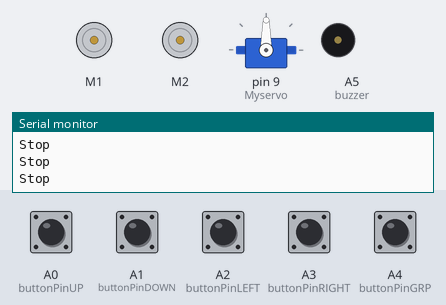
Recording of a sketch running on a simulated Arduino Uno, built with avr-gcc and run on an emulated ATmega328P. Parts: 2 × DC motor (green arrow = forward, orange = backward, longer = faster), servo, buzzer (waves = sounding, pin HIGH), the last lines printed to the serial monitor. Inputs (shaded band) come from the test bench; at power-on: A0 (buttonPinUP), A1 (buttonPinDOWN), A2 (buttonPinLEFT), A3 (buttonPinRIGHT), A4 (buttonPinGRP) HIGH.

Above: at 1.2 s.
1.3 s: A4 (buttonPinGRP) pulled LOW for 1 s
At 2.6 s:
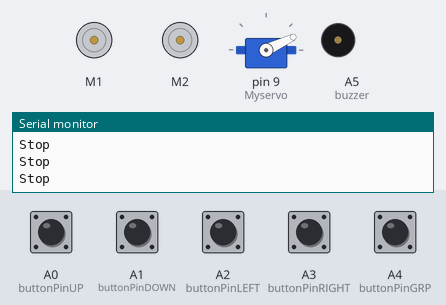
3.8 s: A0 (buttonPinUP) pulled LOW for 0.15 s
At 3.88 s:
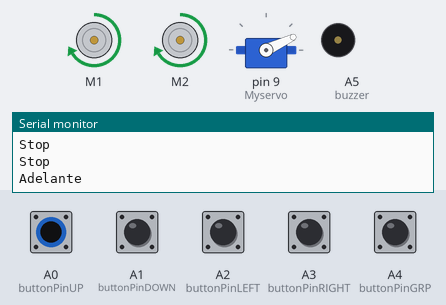
5.4 s: A1 (buttonPinDOWN) pulled LOW for 0.15 s
At 5.48 s:
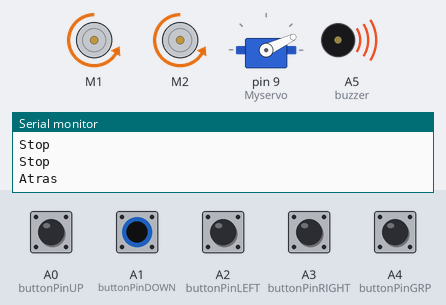
7.0 s: A2 (buttonPinLEFT) pulled LOW for 0.15 s
At 7.08 s:
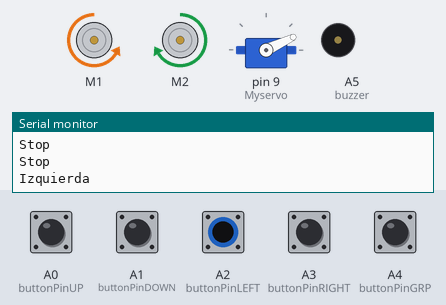
8.6 s: A3 (buttonPinRIGHT) pulled LOW for 0.15 s
At 8.68 s:
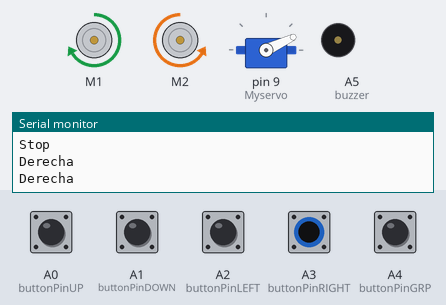
10.2 s: A1 (buttonPinDOWN) pulled LOW for 1 s
At 11.7 s:
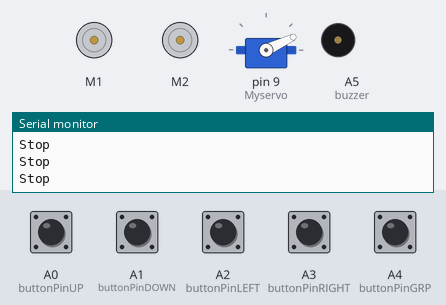
Timing chart, 0 to 13.2 s (numbered marks = the images above; inputs shaded):
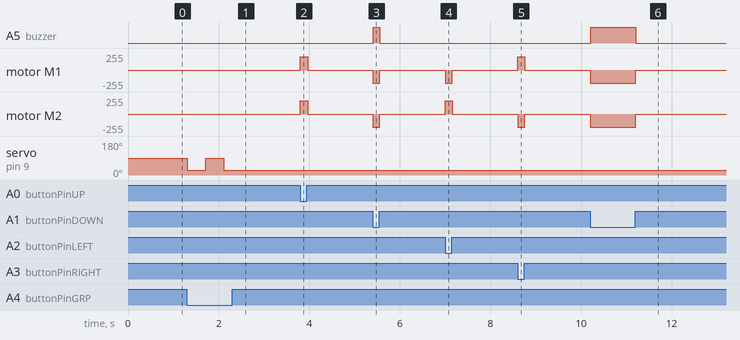

Measured:
- after the input at 1.3 s, servo on pin 9 (Myservo): 90° → 25° at once, → 90° 0.40 s later, → 25° 0.40 s later
- after the input at 3.8 s, motor M1, motor M2: stopped → forward 200/255 at once, → stopped 0.16 s later
- after the input at 5.4 s, A5 (buzzer): LOW → HIGH at once, → LOW 0.14 s later; motor M1, motor M2: stopped → backward 200/255 at once, → stopped 0.15 s later
- after the input at 7.0 s, motor M1: stopped → backward 200/255 at once, → stopped 0.15 s later; motor M2: stopped → forward 200/255 at once, → stopped 0.15 s later
- after the input at 8.6 s, motor M1: stopped → forward 200/255 at once, → stopped 0.16 s later; motor M2: stopped → backward 200/255 at once, → stopped 0.16 s later
- after the input at 10.2 s, A5 (buzzer): LOW → HIGH at once, → LOW 1.0 s later; motor M1, motor M2: stopped → backward 200/255 at once, → stopped 1.0 s later

The sketch:

motor.ino
```cpp
#include <AFMotor.h>  // Importamos libreria para control de motores
#include<Servo.h> // Importamos libreria para control de servomotor

#define Speed 200 // Definimos velocidad de motores

Servo Myservo;  // Definimos servomotor
AF_DCMotor motor1(1); // Definimos motor 1
AF_DCMotor motor2(2); // Definimos motor 2

// Definimos los pines de nuestros botones y la señal del buzzer
const int buttonPinUP = A0;
const int buttonPinDOWN = A1;
const int buttonPinLEFT = A2;
const int buttonPinRIGHT = A3;
const int buttonPinGRP = A4;
const int buzzer = A5;

// Definimos variable para el estado de nuestros botones
int buttonStateUP = 0;
int buttonStateDOWN = 0;
int buttonStateLEFT = 0;
int buttonStateRIGHT = 0;
int buttonStateGRP = 0;

// Variable para controlar el estado de la garra
bool encendido = false;

void setup() {
  Serial.begin(9600); // Establecemos comunicacion serial para imrimir instrucciones
  motor1.setSpeed(Speed); // Definimos velocidad de motor 1
  motor2.setSpeed(Speed); // Definimos velocidad de motor 2

  // Definimos pines para botones como entrada con resistencia pull-up
  pinMode(buttonPinUP, INPUT_PULLUP);
  pinMode(buttonPinDOWN, INPUT_PULLUP);
  pinMode(buttonPinLEFT, INPUT_PULLUP);
  pinMode(buttonPinRIGHT, INPUT_PULLUP);
  pinMode(buttonPinGRP, INPUT_PULLUP);

  // Definimos pin de salida de señal para el buzzer
  pinMode(buzzer, OUTPUT);

  // Definimos pin del servomotor
  Myservo.attach(9);
}

void loop() {
  // Leemos los botones y actualizamos la variable de estado
  buttonStateUP = digitalRead(buttonPinUP);
  buttonStateDOWN = digitalRead(buttonPinDOWN);
  buttonStateLEFT = digitalRead(buttonPinLEFT);
  buttonStateRIGHT = digitalRead(buttonPinRIGHT);
  buttonStateGRP = digitalRead(buttonPinGRP);

  if (buttonStateUP == LOW){  // Movimiento hacia adelante
    motor1.run(FORWARD);
    motor2.run(FORWARD);
    Serial.println("Adelante");
  } else if (buttonStateDOWN == LOW) {  // Movimiento hacia atras
    motor1.run(BACKWARD);
    motor2.run(BACKWARD);
    Serial.println("Atras");
    digitalWrite(buzzer, HIGH); // Encendemos la señal del buzzer
  } else if (buttonStateLEFT == LOW) {  // Movimiento a la izquierda
    motor1.run(BACKWARD);
    motor2.run(FORWARD);
    Serial.println("Izquierda");
  } else if (buttonStateRIGHT == LOW) { // Movimiento a la derecha
    motor1.run(FORWARD);
    motor2.run(BACKWARD);
    Serial.println("Derecha");
  } else {  // Si no se presiona ningun boton el robot se detiene
    Serial.println("Stop");
    digitalWrite(buzzer, LOW);
    motor1.run(RELEASE);
    motor2.run(RELEASE);
  }
  if (buttonStateGRP == LOW) {  // Control del gripper, al presionar el boton alterna el estado
    encendido = !encendido;
    if (encendido == true) {
      Myservo.write(25);
      Serial.println(encendido);
    } else if (encendido == false){
      Myservo.write(90);
      Serial.println(encendido);
    }
    delay(300); // Rebote al presionar
    while(buttonStateGRP == HIGH); // Esperar a soltar boton
    delay(100);
  }
}
```
